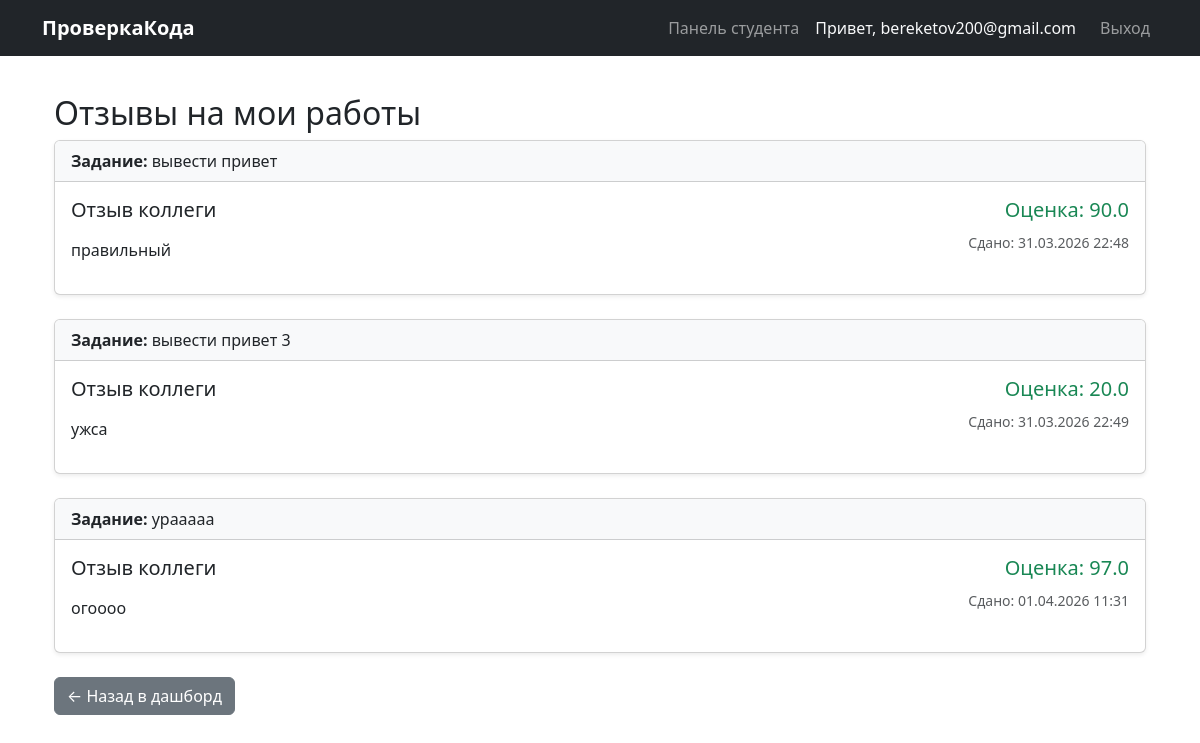
/my-received-reviews/ (signed in), run on the app's committed database.
### polls/models.py (models this page shows, shortened)
class PeerReview(models.Model):
    submission = models.ForeignKey(
        Submission,
        on_delete=models.CASCADE,
        related_name='reviews'
    )
    reviewer = models.ForeignKey(
        User,
        on_delete=models.CASCADE,
        related_name='assigned_reviews'
    )
    comments = models.TextField(blank=True)
    suggested_grade = models.FloatField(
        validators=[MinValueValidator(0), MaxValueValidator(100)],
        null=True,
        blank=True
    )
    is_completed = models.BooleanField(default=False)
    is_approved_by_teacher = models.BooleanField(default=False)
    is_discarded = models.BooleanField(default=False)
    class Meta:
        unique_together = ('submission', 'reviewer')

class Submission(models.Model):
    assignment = models.ForeignKey(
        Assignment,
        on_delete=models.CASCADE,
        related_name='submissions'
    )
    author = models.ForeignKey(
        User,
        on_delete=models.CASCADE
    )
    code_content = models.TextField()
    submitted_at = models.DateTimeField(auto_now_add=True)
    final_grade = models.FloatField(null=True, blank=True)
    teacher_feedback = models.TextField(blank=True)
    class Meta:
        unique_together = ('assignment', 'author')

class Assignment(models.Model):
    title = models.CharField(max_length=200)
    description = models.TextField()
    submission_deadline = models.DateTimeField()
    review_deadline = models.DateTimeField()
    required_reviews_per_student = models.IntegerField(default=3)
    created_by = models.ForeignKey(
        User,
        on_delete=models.CASCADE,
        related_name='assignments_created'
    )
    status = models.CharField(
        max_length=20,
        choices=[
            ('OPEN', 'Open'),
            ('REVIEWING', 'Reviewing'),
            ('CLOSED', 'Closed')
        ],
        default='OPEN'
    )

### polls/views.py (the view)
# urls.py: path('my-received-reviews/', views.my_received_reviews, name='my_received_reviews'),
@login_required
def my_received_reviews(request):
    my_submissions = Submission.objects.filter(author=request.user)
    reviews = PeerReview.objects.filter(
        submission__in=my_submissions,
        is_approved_by_teacher=True,
        is_discarded=False
    ).select_related('submission', 'submission__assignment')
    return render(request, 'polls/my_received_reviews.html', {'reviews': reviews})

### polls/templates/polls/my_received_reviews.html (shortened to what this page needs)
{% extends 'polls/base.html' %}
{% block content %}
<div class="container">
    <h2>Отзывы на мои работы</h2>
    {% if reviews %}
        {% for review in reviews %}
        <div class="card mb-4 shadow-sm">
            <div class="card-header bg-light">
                <strong>Задание:</strong> {{ review.submission.assignment.title }}
            </div>
            <div class="card-body">
                <div class="row">
                    <div class="col-md-8">
                        <h5>Отзыв коллеги</h5>
                        <p class="border-start border-4 border-primary ps-3">
                            {{ review.comments|linebreaks }}
                        </p>
                    </div>
                    <div class="col-md-4 text-end">
                        <h5 class="text-success">Оценка: {{ review.suggested_grade|floatformat:1 }}</h5>
                        <small class="text-muted">
                            Сдано: {{ review.submission.submitted_at|date:"d.m.Y H:i" }}
                        </small>
                    </div>
                </div>
            </div>
        </div>
        {% endfor %}
    {% else %}
        <div class="alert alert-info text-center py-5">
            <h5>Пока нет одобренных отзывов на ваши работы</h5>
            <p class="text-muted">Отзывы станут видны после того, как преподаватель их одобрит.</p>
        </div>
    {% endif %}
    <a href="{% url 'student_dashboard' %}" class="btn btn-secondary">← Назад в дашборд</a>
</div>
{% endblock %}

### polls/templates/polls/base.html (shortened to what this page needs)
{% load static %}
<!DOCTYPE html>
<html lang="ru">
<head>
    <link href="https://cdn.jsdelivr.net/npm/bootstrap@5.3.3/dist/css/bootstrap.min.css" rel="stylesheet">
</head>
<body>
    <nav class="navbar navbar-expand-lg navbar-dark bg-dark fixed-top">
        <div class="container">
            <a class="navbar-brand" href="{% url 'home' %}">ПроверкаКода</a>
            <div class="navbar-nav ms-auto">
                {% if user.is_authenticated %}
                    {% if is_instructor %}
                        <a class="nav-link" href="{% url 'teacher_dashboard' %}">Панель преподавателя</a>
                    {% else %}
                        <a class="nav-link" href="{% url 'student_dashboard' %}">Панель студента</a>
                    {% endif %}
                    <span class="nav-link text-light">Привет, {{ user.username }}</span>
                    <form method="post" action="{% url 'logout' %}" style="display: inline;">
                        <button type="submit" class="nav-link btn btn-outline-light btn-sm ms-2">Выход</button>
                    </form>
                {% else %}
                    <a class="nav-link" href="{% url 'login_student' %}">Вход студент</a>
                    <a class="nav-link" href="{% url 'login_teacher' %}">Вход преподаватель</a>
                {% endif %}
            </div>
        </div>
    </nav>
    <div class="container mt-4">
        {% block content %}
        {% endblock %}
    </div>
</body>
</html>

### polls/templates/polls/base.html (style rules this page uses)
body { padding-top: 70px; }
.navbar-brand { font-weight: bold; }

### data on the page
PeerReview: submission.assignment "вывести привет", comments "правильный", suggested_grade "90.0", submission.submitted_at "31.03.2026 22:48"
PeerReview: submission.assignment "вывести привет 3", comments "ужса", suggested_grade "20.0", submission.submitted_at "31.03.2026 22:49"
PeerReview: submission.assignment "урааааа", comments "огоооо", suggested_grade "97.0", submission.submitted_at "01.04.2026 11:31"

### other printed values
{{ user.username }} "bereketov200@gmail.com"
